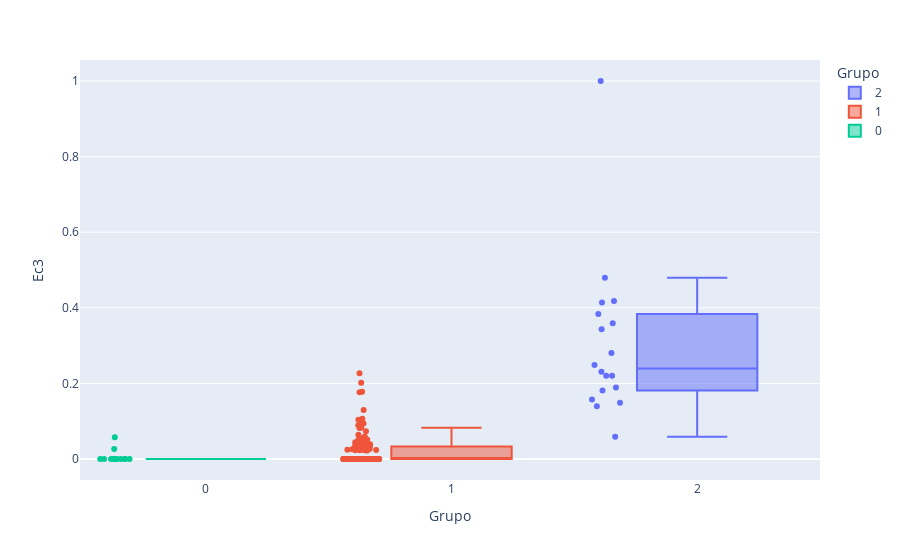
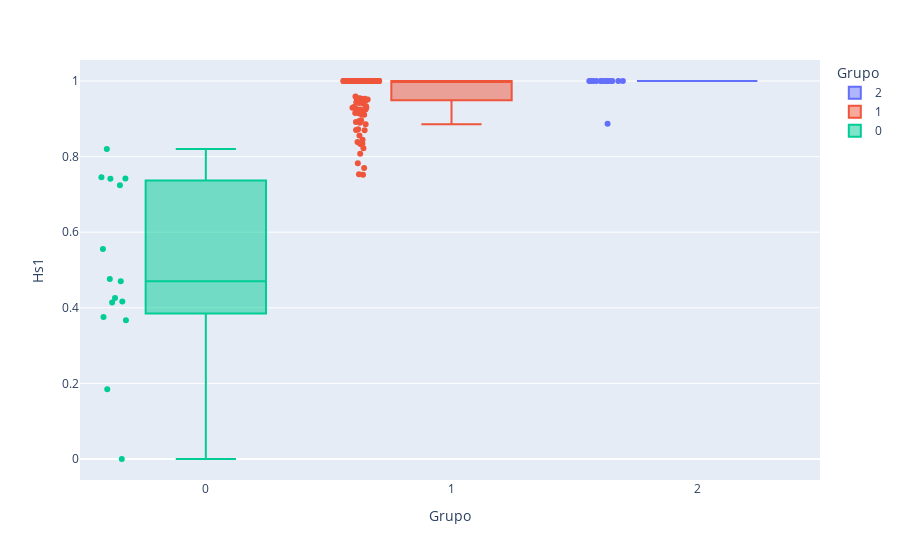

The notebook cell saved with these charts, in order:
### Code cell
for col in novo_df_arquivo.columns[1:-1]:
    fig = px.box(dfArquivo,x="Grupo",y=col,color="Grupo",points="all")
    fig.show()

### Figure 1 — Plotly figure (JSON) as saved in the notebook; plotly's stock layout.template omitted (floating-point values rounded to 4 significant figures; data arrays with more than 128 entries replaced by an {"elided": "..."} marker saying what was removed)
{"data": [{"alignmentgroup": "True", "boxpoints": "all", "hovertemplate": "Grupo=%{x}<br>Ec3=%{y}<extra></extra>", "legendgroup": "2", "marker": {"color": "#636efa"}, "name": "2", "notched": false, "offsetgroup": "2", "orientation": "v", "showlegend": true, "type": "box", "x": [2, 2, 2, 2, 2, 2, 2, 2, 2, 2, 2, 2, 2, 2, 2, 2, 2, 2], "x0": " ", "xaxis": "x", "y": [1, 0.4183, 0.1894, 0.2804, 0.1572, 0.2204, 0.4796, 0.1491, 0.3435, 0.1813, 0.3837, 0.2305, 0.05891, 0.4143, 0.3589, 0.2488, 0.1398, 0.2204], "y0": " ", "yaxis": "y"}, {"alignmentgroup": "True", "boxpoints": "all", "hovertemplate": "Grupo=%{x}<br>Ec3=%{y}<extra></extra>", "legendgroup": "1", "marker": {"color": "#EF553B"}, "name": "1", "notched": false, "offsetgroup": "1", "orientation": "v", "showlegend": true, "type": "box", "x": {"elided": "149 int values"}, "x0": " ", "xaxis": "x", "y": {"elided": "149 float values"}, "y0": " ", "yaxis": "y"}, {"alignmentgroup": "True", "boxpoints": "all", "hovertemplate": "Grupo=%{x}<br>Ec3=%{y}<extra></extra>", "legendgroup": "0", "marker": {"color": "#00cc96"}, "name": "0", "notched": false, "offsetgroup": "0", "orientation": "v", "showlegend": true, "type": "box", "x": [0, 0, 0, 0, 0, 0, 0, 0, 0, 0, 0, 0, 0, 0, 0], "x0": " ", "xaxis": "x", "y": [0, 0, 0, 0, 0, 0, 0.02648, 0, 0, 0, 0, 0, 0, 0, 0.05746], "y0": " ", "yaxis": "y"}], "layout": {"boxmode": "overlay", "legend": {"title": {"text": "Grupo"}, "tracegroupgap": 0}, "margin": {"t": 60}, "xaxis": {"anchor": "y", "categoryarray": [2, 1, 0], "categoryorder": "array", "domain": [0, 1], "title": {"text": "Grupo"}}, "yaxis": {"anchor": "x", "domain": [0, 1], "title": {"text": "Ec3"}}}}

### Figure 2 — Plotly figure (JSON) as saved in the notebook; plotly's stock layout.template omitted (floating-point values rounded to 4 significant figures; data arrays with more than 128 entries replaced by an {"elided": "..."} marker saying what was removed)
{"data": [{"alignmentgroup": "True", "boxpoints": "all", "hovertemplate": "Grupo=%{x}<br>Hs1=%{y}<extra></extra>", "legendgroup": "2", "marker": {"color": "#636efa"}, "name": "2", "notched": false, "offsetgroup": "2", "orientation": "v", "showlegend": true, "type": "box", "x": [2, 2, 2, 2, 2, 2, 2, 2, 2, 2, 2, 2, 2, 2, 2, 2, 2, 2], "x0": " ", "xaxis": "x", "y": [1, 1, 1, 1, 1, 1, 1, 1, 1, 1, 1, 1, 0.8872, 1, 1, 1, 1, 1], "y0": " ", "yaxis": "y"}, {"alignmentgroup": "True", "boxpoints": "all", "hovertemplate": "Grupo=%{x}<br>Hs1=%{y}<extra></extra>", "legendgroup": "1", "marker": {"color": "#EF553B"}, "name": "1", "notched": false, "offsetgroup": "1", "orientation": "v", "showlegend": true, "type": "box", "x": {"elided": "149 int values"}, "x0": " ", "xaxis": "x", "y": {"elided": "149 float values"}, "y0": " ", "yaxis": "y"}, {"alignmentgroup": "True", "boxpoints": "all", "hovertemplate": "Grupo=%{x}<br>Hs1=%{y}<extra></extra>", "legendgroup": "0", "marker": {"color": "#00cc96"}, "name": "0", "notched": false, "offsetgroup": "0", "orientation": "v", "showlegend": true, "type": "box", "x": [0, 0, 0, 0, 0, 0, 0, 0, 0, 0, 0, 0, 0, 0, 0], "x0": " ", "xaxis": "x", "y": [0.4759, 0.7413, 0.5556, 0, 0.3668, 0.1844, 0.414, 0.7419, 0.7452, 0.3756, 0.724, 0.4166, 0.8198, 0.47, 0.4258], "y0": " ", "yaxis": "y"}], "layout": {"boxmode": "overlay", "legend": {"title": {"text": "Grupo"}, "tracegroupgap": 0}, "margin": {"t": 60}, "xaxis": {"anchor": "y", "categoryarray": [2, 1, 0], "categoryorder": "array", "domain": [0, 1], "title": {"text": "Grupo"}}, "yaxis": {"anchor": "x", "domain": [0, 1], "title": {"text": "Hs1"}}}}
